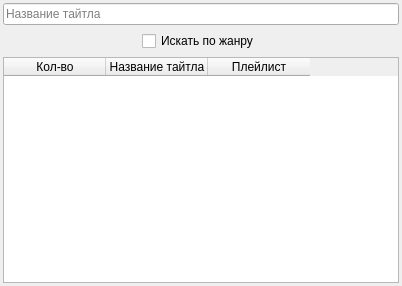
<?xml version="1.0" encoding="UTF-8"?>
<ui version="4.0">
 <class>search_form</class>
 <widget class="QWidget" name="search_form">
  <property name="geometry">
   <rect>
    <x>0</x>
    <y>0</y>
    <width>402</width>
    <height>286</height>
   </rect>
  </property>
  <property name="minimumSize">
   <size>
    <width>402</width>
    <height>286</height>
   </size>
  </property>
  <property name="windowTitle">
   <string>Найти тайтл</string>
  </property>
  <layout class="QVBoxLayout" name="verticalLayout">
   <property name="leftMargin">
    <number>3</number>
   </property>
   <property name="topMargin">
    <number>3</number>
   </property>
   <property name="rightMargin">
    <number>3</number>
   </property>
   <property name="bottomMargin">
    <number>3</number>
   </property>
   <item>
    <widget class="QLineEdit" name="search_edit">
     <property name="minimumSize">
      <size>
       <width>25</width>
       <height>0</height>
      </size>
     </property>
     <property name="placeholderText">
      <string>Название тайтла</string>
     </property>
    </widget>
   </item>
   <item alignment="Qt::AlignHCenter">
    <widget class="QCheckBox" name="genre_search">
     <property name="text">
      <string>Искать по жанру</string>
     </property>
    </widget>
   </item>
   <item>
    <widget class="QTableWidget" name="result">
     <property name="minimumSize">
      <size>
       <width>368</width>
       <height>200</height>
      </size>
     </property>
     <property name="sizeAdjustPolicy">
      <enum>QAbstractScrollArea::AdjustToContents</enum>
     </property>
     <property name="editTriggers">
      <set>QAbstractItemView::NoEditTriggers</set>
     </property>
     <property name="showDropIndicator" stdset="0">
      <bool>false</bool>
     </property>
     <property name="dragDropOverwriteMode">
      <bool>false</bool>
     </property>
     <property name="selectionMode">
      <enum>QAbstractItemView::SingleSelection</enum>
     </property>
     <property name="selectionBehavior">
      <enum>QAbstractItemView::SelectRows</enum>
     </property>
     <property name="textElideMode">
      <enum>Qt::ElideRight</enum>
     </property>
     <property name="showGrid">
      <bool>false</bool>
     </property>
     <property name="gridStyle">
      <enum>Qt::SolidLine</enum>
     </property>
     <property name="sortingEnabled">
      <bool>false</bool>
     </property>
     <property name="cornerButtonEnabled">
      <bool>true</bool>
     </property>
     <attribute name="horizontalHeaderCascadingSectionResizes">
      <bool>false</bool>
     </attribute>
     <attribute name="horizontalHeaderDefaultSectionSize">
      <number>102</number>
     </attribute>
     <attribute name="horizontalHeaderHighlightSections">
      <bool>true</bool>
     </attribute>
     <attribute name="horizontalHeaderMinimumSectionSize">
      <number>60</number>
     </attribute>
     <attribute name="horizontalHeaderShowSortIndicator" stdset="0">
      <bool>false</bool>
     </attribute>
     <attribute name="horizontalHeaderStretchLastSection">
      <bool>false</bool>
     </attribute>
     <attribute name="verticalHeaderVisible">
      <bool>false</bool>
     </attribute>
     <column>
      <property name="text">
       <string>Кол-во</string>
      </property>
      <property name="textAlignment">
       <set>AlignCenter</set>
      </property>
     </column>
     <column>
      <property name="text">
       <string>Название тайтла</string>
      </property>
      <property name="textAlignment">
       <set>AlignCenter</set>
      </property>
     </column>
     <column>
      <property name="text">
       <string>Плейлист</string>
      </property>
      <property name="textAlignment">
       <set>AlignCenter</set>
      </property>
     </column>
    </widget>
   </item>
  </layout>
 </widget>
 <resources/>
 <connections/>
</ui>
